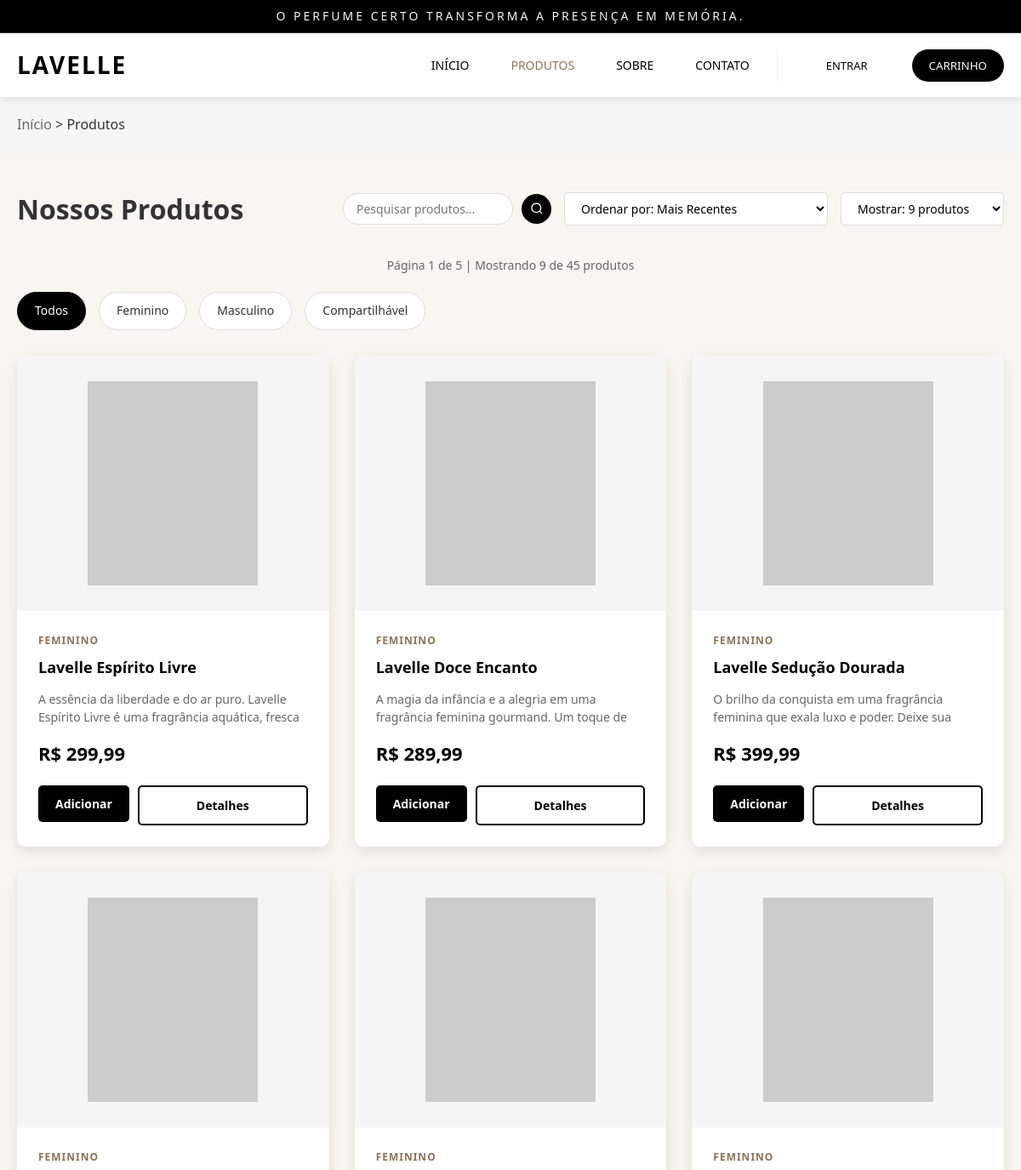
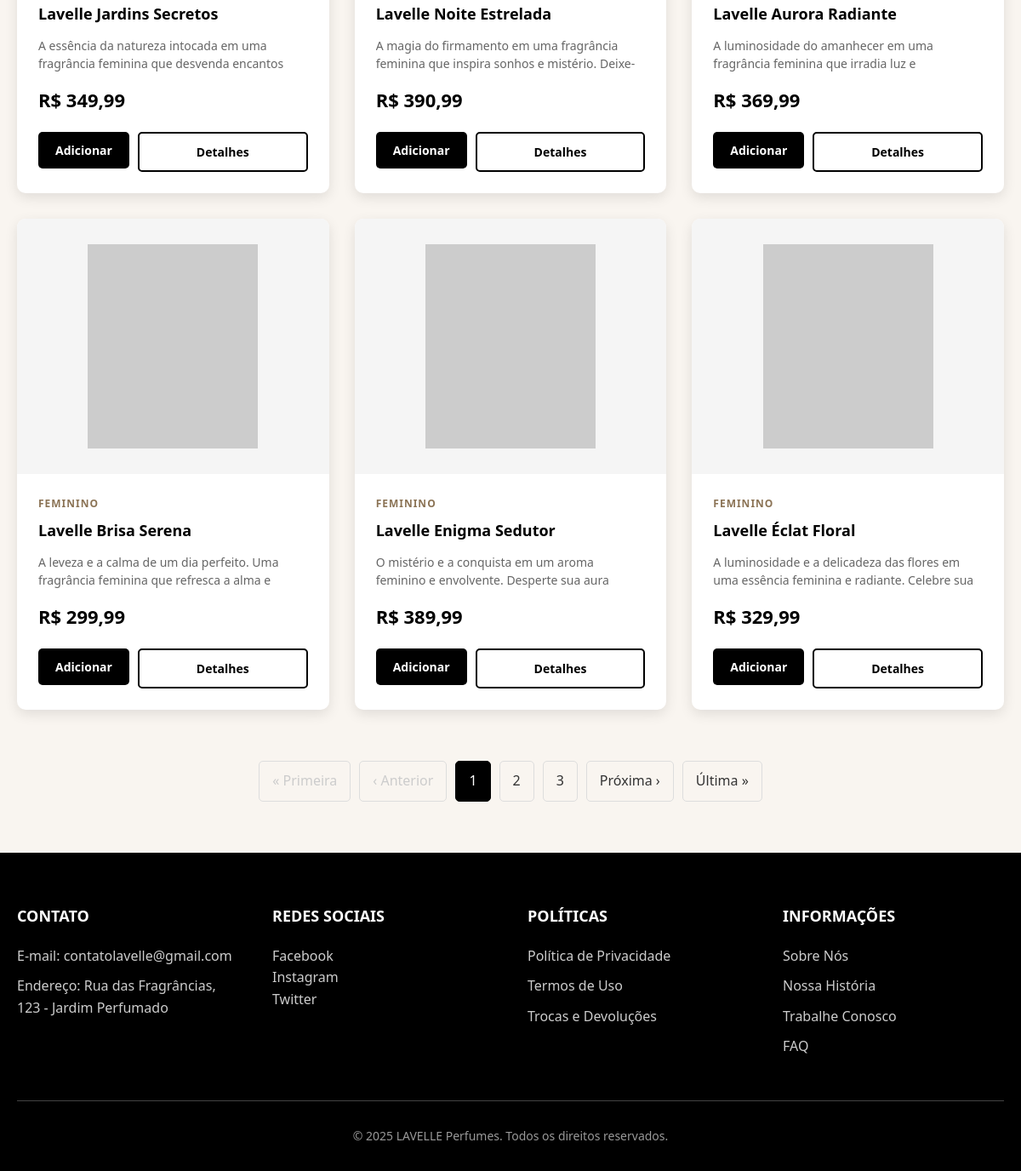
The app's page /paginaprodutos.php with its own data (2 pictures, top to bottom).
### tables this page shows
CREATE TABLE `produtos` (
  `id` int(11) NOT NULL,
  `nome` varchar(255) NOT NULL,
  `descricao` text DEFAULT NULL,
  `descricao_breve` varchar(255) DEFAULT NULL,
  `descricao_longa` text DEFAULT NULL,
  `preco` decimal(10,2) NOT NULL,
  `imagem` varchar(500) DEFAULT NULL,
  `created_at` timestamp NOT NULL DEFAULT current_timestamp(),
  `updated_at` timestamp NOT NULL DEFAULT current_timestamp() ON UPDATE current_timestamp(),
  `categoria` varchar(50) DEFAULT 'Compartilhável',
  `notas_saida` varchar(255) DEFAULT NULL,
  `notas_coracao` varchar(255) DEFAULT NULL,
  `notas_fundo` varchar(255) DEFAULT NULL
);

### paginaprodutos.php (the view, shortened to what this page needs)
<?php
$isAdmin = isset($_SESSION['is_admin']) && $_SESSION['is_admin'];
$usuarioLogado = false;
$usuarioNome = "";
$categoria_filtro = isset($_GET['categoria']) ? $_GET['categoria'] : 'Todos';
$ordenar_por = isset($_GET['ordenar']) ? $_GET['ordenar'] : 'recent';
$produtos_por_pagina = isset($_GET['mostrar']) ? (int)$_GET['mostrar'] : 9;
$produtos = [];
try {
    $database = new PDO("mysql:host=localhost;dbname=lavelle_perfumes", "root", "");
    $database->setAttribute(PDO::ATTR_ERRMODE, PDO::ERRMODE_EXCEPTION);
    $query = "SELECT id, nome, descricao_breve, descricao_longa, preco, imagem, categoria, notas_saida, notas_coracao, notas_fundo, created_at FROM produtos";
    switch($ordenar_por) {
        case 'recent':
        default:
            $query .= " ORDER BY created_at DESC";
            break;
    }
    $stmt = $database->prepare($query);
    $stmt->execute();
    $produtos_db = $stmt->fetchAll(PDO::FETCH_ASSOC);
    foreach($produtos_db as $produto_db) {
        $notas = [];
        if (!empty($produto_db['notas_saida'])) {
            $notas[] = "Notas de Saída: " . $produto_db['notas_saida'];
        }
        if (!empty($produto_db['notas_coracao'])) {
            $notas[] = "Notas de Coração: " . $produto_db['notas_coracao'];
        }
        if (!empty($produto_db['notas_fundo'])) {
            $notas[] = "Notas de Fundo: " . $produto_db['notas_fundo'];
        }
        if (empty($notas)) {
            $notas = [
                "Notas de Saída: Bergamota, Laranja",
                "Notas de Coração: Jasmim, Rosa, Íris",
                "Notas de Fundo: Baunilha, Âmbar, Musk"
            ];
        }
        $produtos[] = [
            "id" => $produto_db['id'],
            "nome" => $produto_db['nome'],
            "categoria" => $produto_db['categoria'] ?? 'Compartilhável',
            "preco" => floatval($produto_db['preco']),
            "preco_formatado" => "R$ " . number_format($produto_db['preco'], 2, ',', '.'),
            "descricao" => $produto_db['descricao_breve'] ?? $produto_db['descricao_longa'] ?? 'Descrição não disponível',
            "descricao_longa" => $produto_db['descricao_longa'] ?? $produto_db['descricao_breve'] ?? 'Descrição detalhada não disponível',
            "notas" => $notas,
            "notas_saida" => $produto_db['notas_saida'] ?? '',
            "notas_coracao" => $produto_db['notas_coracao'] ?? '',
            "notas_fundo" => $produto_db['notas_fundo'] ?? '',
            "badge" => "",
            "badge_class" => "",
            "imagem" => $produto_db['imagem'],
            "created_at" => $produto_db['created_at']
        ];
    }
} catch(PDOException $e) {
    $produtos = [
        [
            "id" => 1,
            "nome" => "Lavelle Aureum",
            "categoria" => "Feminino",
            "preco" => 299.90,
            "preco_formatado" => "R$ 299,90",
            "descricao" => "Fragrância floral intensa com notas de jasmim e baunilha. Perfeita para ocasiões especiais.",
            "descricao_longa" => "A fragrância Lavelle Aureum é uma fragrância sofisticada que combina notas florais intensas com um toque sensual de baunilha. Desenvolvida para mulheres que buscam elegância e sofisticação, esta fragrância possui excelente fixação e projeção moderada, ideal para uso noturno e ocasiões especiais. Com uma duração de até 8 horas na pele, é a escolha perfeita para eventos formais e encontros românticos.",
            "notas" => [
                "Notas de Saída: Bergamota, Laranja",
                "Notas de Coração: Jasmim, Rosa, Íris",
                "Notas de Fundo: Baunilha, Âmbar, Musk"
            ],
            "notas_saida" => "Bergamota, Laranja",
            "notas_coracao" => "Jasmim, Rosa, Íris",
            "notas_fundo" => "Baunilha, Âmbar, Musk",
            "badge" => "Novo",
            "badge_class" => "new",
            "imagem" => "lavelleaureum.jpg",
            "created_at" => date('Y-m-d H:i:s')
        ],
        [
            "id" => 2,
            "nome" => "Lavelle Intense Noir",
            "categoria" => "Masculino",
            "preco" => 349.90,
            "preco_formatado" => "R$ 349,90",
            "descricao" => "Perfume amadeirado com notas de sândalo e âmbar para o homem moderno.",
            "descricao_longa" => "Intense Noir é uma fragrância masculina que transmite confiança e sofisticação. Com notas amadeiradas e especiarias, é perfeita para o homem contemporâneo que valoriza qualidade e personalidade. Desenvolvido com ingredientes selecionados, oferece duração excepcional e um aroma marcante que evolui ao longo do dia.",
            "notas" => [
                "Notas de Saída: Cardamomo, Pimenta Preta",
                "Notas de Coração: Cedro, Sândalo",
                "Notas de Fundo: Âmbar, Couro, Musk"
            ],
            "notas_saida" => "Cardamomo, Pimenta Preta",
            "notas_coracao" => "Cedro, Sândalo",
            "notas_fundo" => "Âmbar, Couro, Musk",
            "badge" => "",
            "badge_class" => "",
            "imagem" => "intense.png",
            "created_at" => date('Y-m-d H:i:s', strtotime('-1 day'))
        ],
        [
            "id" => 3,
            "nome" => "Lavelle Rose Sublime",
            "categoria" => "Feminino",
            "preco" => 279.90,
            "preco_formatado" => "R$ 279,90",
            "descricao" => "Fragrância cítrica e fresca para o dia a dia, com notas vibrantes e energizantes.",
            "descricao_longa" => "Lavelle Rose Sublime é a escolha perfeita para o dia a dia. Suas notas cítricas e frescas proporcionam uma sensação de limpeza e energia, ideal para mulheres ativas e modernas. Com uma combinação equilibrada de frutas cítricas e florais suaves, esta fragrância é versátil e adequada para qualquer ocasião.",
            "notas" => [
                "Notas de Saída: Limão Siciliano, Bergamota",
                "Notas de Coração: Neroli, Lírio do Vale",
                "Notas de Fundo: Musk Branco, Almíscar"
            ],
            "notas_saida" => "Limão Siciliano, Bergamota",
            "notas_coracao" => "Neroli, Lírio do Vale",
            "notas_fundo" => "Musk Branco, Almíscar",
            "badge" => "Mais Vendido",
            "badge_class" => "bestseller",
            "imagem" => "Lavelle Rose Sublime.jpg",
            "created_at" => date('Y-m-d H:i:s', strtotime('-2 days'))
        ]
    ];
}
$empresa = "LAVELLE";
$categorias = [
    "Todos",
    "Feminino",
    "Masculino",
    "Compartilhável",
];
$total_produtos = count($produtos);
$total_paginas = ceil($total_produtos / $produtos_por_pagina);
$pagina_atual = isset($_GET['pagina']) ? (int)$_GET['pagina'] : 1;
$inicio = ($pagina_atual - 1) * $produtos_por_pagina;
$produtos_pagina = array_slice($produtos, $inicio, $produtos_por_pagina);
function getProdutoImagem($produto) {
    return "https://via.placeholder.com/250x300/f5f5f5/333?text=" . urlencode($produto['nome']);
}
function buildUrl($params = []) {
    $current_params = $_GET;
    foreach ($params as $key => $value) {
        $current_params[$key] = $value;
    }
    return $_SERVER['PHP_SELF'] . '?' . http_build_query($current_params);
}
?>
<!DOCTYPE html>
<html lang="pt-BR">
<head>
</head>
<body>
     <div class="header-banner">
        <h1>O perfume certo transforma a presença em memória.</h1>
    </div>
    <header>
        <div class="container">
            <div class="header-top">
                <div class="logo"><?php echo $empresa; ?></div>
                <nav>
                    <ul>
                        <li><a href="index.php">INÍCIO</a></li>
                        <li><a href="paginaprodutos.php" style="color: #8b7355;">PRODUTOS</a></li>
                        <li><a href="sobre.php">SOBRE</a></li>
                        <li><a href="contato.php">CONTATO</a></li>
                        <?php if ($usuarioLogado): ?>
                            <div class="user-menu">
                                <span style="color: #8b7355; font-weight: 500;">Olá, <?php echo htmlspecialchars($usuarioNome); ?></span>
                                <?php if ($isAdmin): ?>
                                    <li><a href="admin/dashboard.php" class="admin-link">ADM</a></li>
                                <?php endif; ?>
                                 <li>
                                    <button class="cart-icon" onclick="openCartModal()">
                                        CARRINHO
                                        <?php if (count($_SESSION['carrinho']) > 0): ?>
                                            <span class="cart-badge"><?php echo array_sum($_SESSION['carrinho']); ?></span>
                                        <?php endif; ?>
                                    </button>
                                </li>
                            </div>
                        <?php else: ?>
                            <div class="user-menu">
                                <li><a href="login.php">ENTRAR</a></li>
                                <li>
                                    <button class="cart-icon" onclick="openCartModal()">
                                        CARRINHO
                                    </button>
                                </li>
                            </div>
                        <?php endif; ?>
                    </ul>
                </nav>
            </div>
        </div>
    </header>
    <div class="breadcrumb">
        <div class="container">
            <a href="index.php">Início</a> > <span>Produtos</span>
        </div>
    </div>
    <div class="container">
        <div class="products-header">
            <h1>Nossos Produtos</h1>
            <div class="filters">
                <div class="search-bar">
                    <form method="GET" action="" style="display: flex; gap: 10px; align-items: center;">
                        <input type="text" name="pesquisa" placeholder="Pesquisar produtos..."
                               value="<?php echo isset($_GET['pesquisa']) ? htmlspecialchars($_GET['pesquisa']) : ''; ?>"
                               class="search-input">
                        <button type="submit" class="search-btn">
                            <svg width="16" height="16" viewBox="0 0 24 24" fill="none" stroke="currentColor" stroke-width="2">
                                <circle cx="11" cy="11" r="8"></circle>
                                <path d="m21 21-4.3-4.3"></path>
                            </svg>
                        </button>
                    </form>
                </div>
                <form method="GET" action="" id="sort-form" style="display: inline;">
                    <select class="filter-select" name="ordenar" onchange="this.form.submit()">
                        <option value="recent" <?php echo $ordenar_por == 'recent' ? 'selected' : ''; ?>>Ordenar por: Mais Recentes</option>
                    </select>
                </form>
                <form method="GET" action="" id="show-form" style="display: inline;">
                    <select class="filter-select" name="mostrar" onchange="this.form.submit()">
                        <option value="9" <?php echo $produtos_por_pagina == 9 ? 'selected' : ''; ?>>Mostrar: 9 produtos</option>
                    </select>
                </form>
            </div>
        </div>
        <div class="page-info">
            Página <?php echo $pagina_atual; ?> de <?php echo $total_paginas; ?>
            | Mostrando <?php echo count($produtos_pagina); ?> de <?php echo $total_produtos; ?> produtos
        </div>
        <div class="categories">
            <?php foreach($categorias as $categoria): ?>
                <a href="<?php echo buildUrl(['categoria' => $categoria, 'pagina' => 1]); ?>"
                   class="category-btn <?php echo $categoria == $categoria_filtro ? 'active' : ''; ?>"
                   data-category="<?php echo $categoria; ?>">
                    <?php echo $categoria; ?>
                </a>
            <?php endforeach; ?>
        </div>
        <div class="products-grid" id="products-container">
            <?php if (count($produtos_pagina) > 0): ?>
                <?php foreach($produtos_pagina as $produto): ?>
                <div class="product-card" data-category="<?php echo $produto['categoria']; ?>" data-price="<?php echo $produto['preco']; ?>">
                    <div class="product-img">
                        <img src="<?php echo getProdutoImagem($produto); ?>" alt="<?php echo $produto['nome']; ?>">
                    </div>
                    <div class="product-info">
                        <div class="product-category"><?php echo $produto['categoria']; ?></div>
                        <h3 class="product-name"><?php echo $produto['nome']; ?></h3>
                        <p class="product-description"><?php echo $produto['descricao']; ?></p>
                        <div class="product-price"><?php echo $produto['preco_formatado']; ?></div>
                        <div class="product-actions">
                            <form method="POST" style="display: inline; margin: 0;">
                                <button type="submit" name="adicionar_carrinho" class="btn">
                                    Adicionar
                                </button>
                                </form>
                            <button class="btn btn-outline" onclick="openProductModal(<?php echo $produto['id']; ?>)">Detalhes</button>
                        </div>
                    </div>
                </div>
                <?php endforeach; ?>
            <?php endif; ?>
        </div>
        <?php if ($total_paginas > 1): ?>
        <div class="pagination">
            <?php if ($pagina_atual > 1): ?>
                <a href="<?php echo buildUrl(['pagina' => 1]); ?>">&laquo; Primeira</a>
                <a href="<?php echo buildUrl(['pagina' => $pagina_atual - 1]); ?>">&lsaquo; Anterior</a>
            <?php else: ?>
                <span class="disabled">&laquo; Primeira</span>
                <span class="disabled">&lsaquo; Anterior</span>
            <?php endif; ?>
            <?php
            $inicio_paginas = max(1, $pagina_atual - 2);
            $fim_paginas = min($total_paginas, $pagina_atual + 2);
            for ($i = $inicio_paginas; $i <= $fim_paginas; $i++):
                if ($i == $pagina_atual): ?>
                    <span class="current"><?php echo $i; ?></span>
                <?php else: ?>
                    <a href="<?php echo buildUrl(['pagina' => $i]); ?>"><?php echo $i; ?></a>
                <?php endif;
            endfor; ?>
            <?php if ($pagina_atual < $total_paginas): ?>
                <a href="<?php echo buildUrl(['pagina' => $pagina_atual + 1]); ?>">Próxima &rsaquo;</a>
                <a href="<?php echo buildUrl(['pagina' => $total_paginas]); ?>">Última &raquo;</a>
            <?php else: ?>
                <span class="disabled">Próxima &rsaquo;</span>
                <span class="disabled">Última &raquo;</span>
            <?php endif; ?>
        </div>
        <?php endif; ?>
    </div>
    <footer>
     <?php include 'footer.php'; ?>
</body>
</html>

### records on screen
produtos: categoria "FEMININO", nome "Lavelle Espírito Livre", descricao_breve "A essência da liberdade e do ar puro. Lavelle Espírito Livre é uma fragrância aquática, fresca…", preco_formatado "R$ 299,99"
produtos: categoria "FEMININO", nome "Lavelle Doce Encanto", descricao_breve "A magia da infância e a alegria em uma fragrância feminina gourmand. Um toque de…", preco_formatado "R$ 289,99"
produtos: categoria "FEMININO", nome "Lavelle Sedução Dourada", descricao_breve "O brilho da conquista em uma fragrância feminina que exala luxo e poder. Deixe sua…", preco_formatado "R$ 399,99"
produtos: categoria "FEMININO", nome "Lavelle Jardins Secretos", descricao_breve "A essência da natureza intocada em uma fragrância feminina que desvenda encantos…", preco_formatado "R$ 349,99"
produtos: categoria "FEMININO", nome "Lavelle Noite Estrelada", descricao_breve "A magia do firmamento em uma fragrância feminina que inspira sonhos e mistério.…", preco_formatado "R$ 390,99"
produtos: categoria "FEMININO", nome "Lavelle Aurora Radiante", descricao_breve "A luminosidade do amanhecer em uma fragrância feminina que irradia luz e…", preco_formatado "R$ 369,99"
produtos: categoria "FEMININO", nome "Lavelle Brisa Serena", descricao_breve "A leveza e a calma de um dia perfeito. Uma fragrância feminina que refresca a alma e…", preco_formatado "R$ 299,99"
produtos: categoria "FEMININO", nome "Lavelle Enigma Sedutor", descricao_breve "O mistério e a conquista em um aroma feminino e envolvente. Desperte sua aura…", preco_formatado "R$ 389,99"
produtos: categoria "FEMININO", nome "Lavelle Éclat Floral", descricao_breve "A luminosidade e a delicadeza das flores em uma essência feminina e radiante. Celebre sua…", preco_formatado "R$ 329,99"

### other values on screen
$empresa "LAVELLE"
$pagina_atual "1"
$total_paginas "5"
count($produtos_pagina) "9"
$total_produtos "45"
$categoria "Todos"
$categoria "Feminino"
$categoria "Masculino"
$categoria "Compartilhável"
